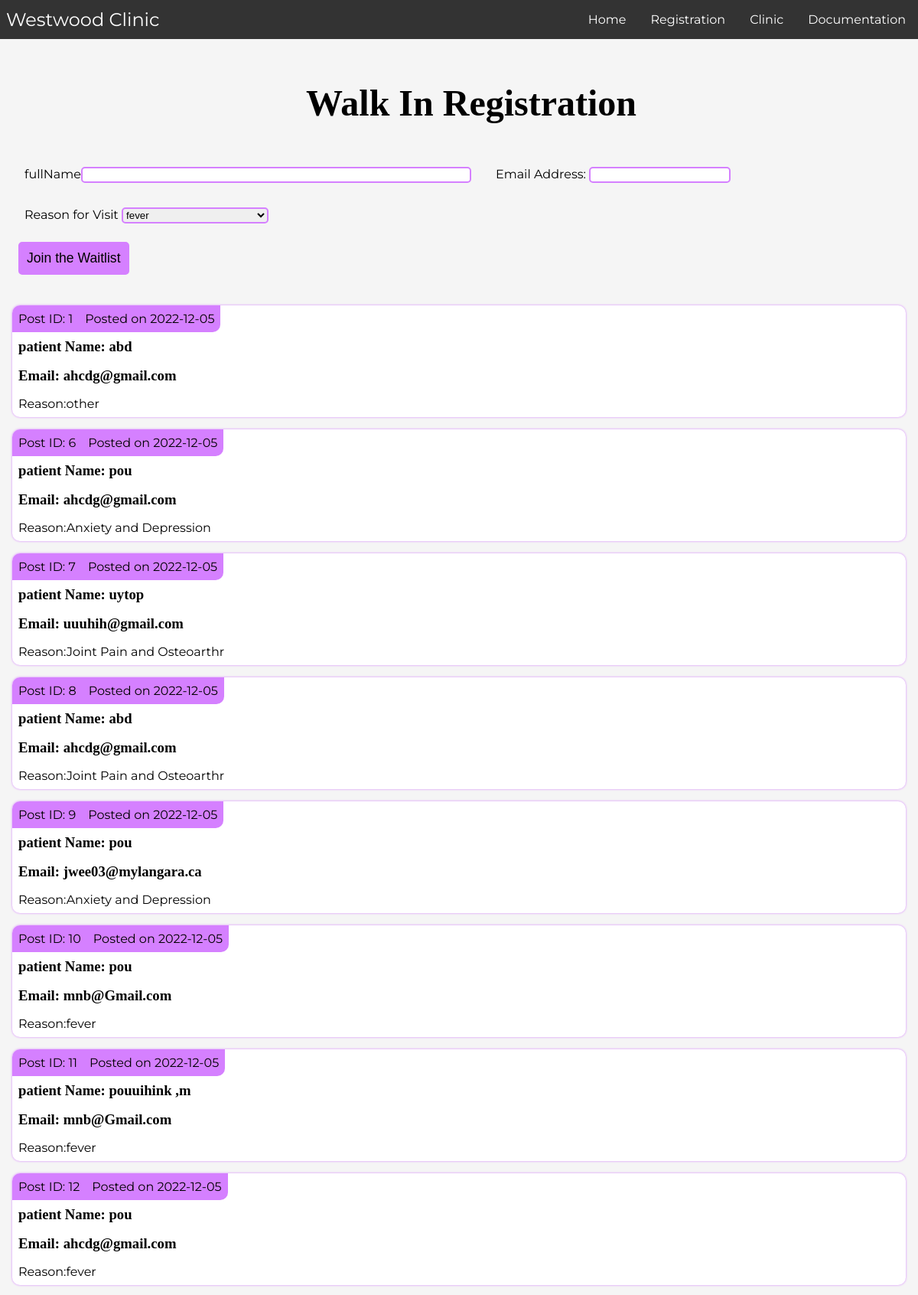
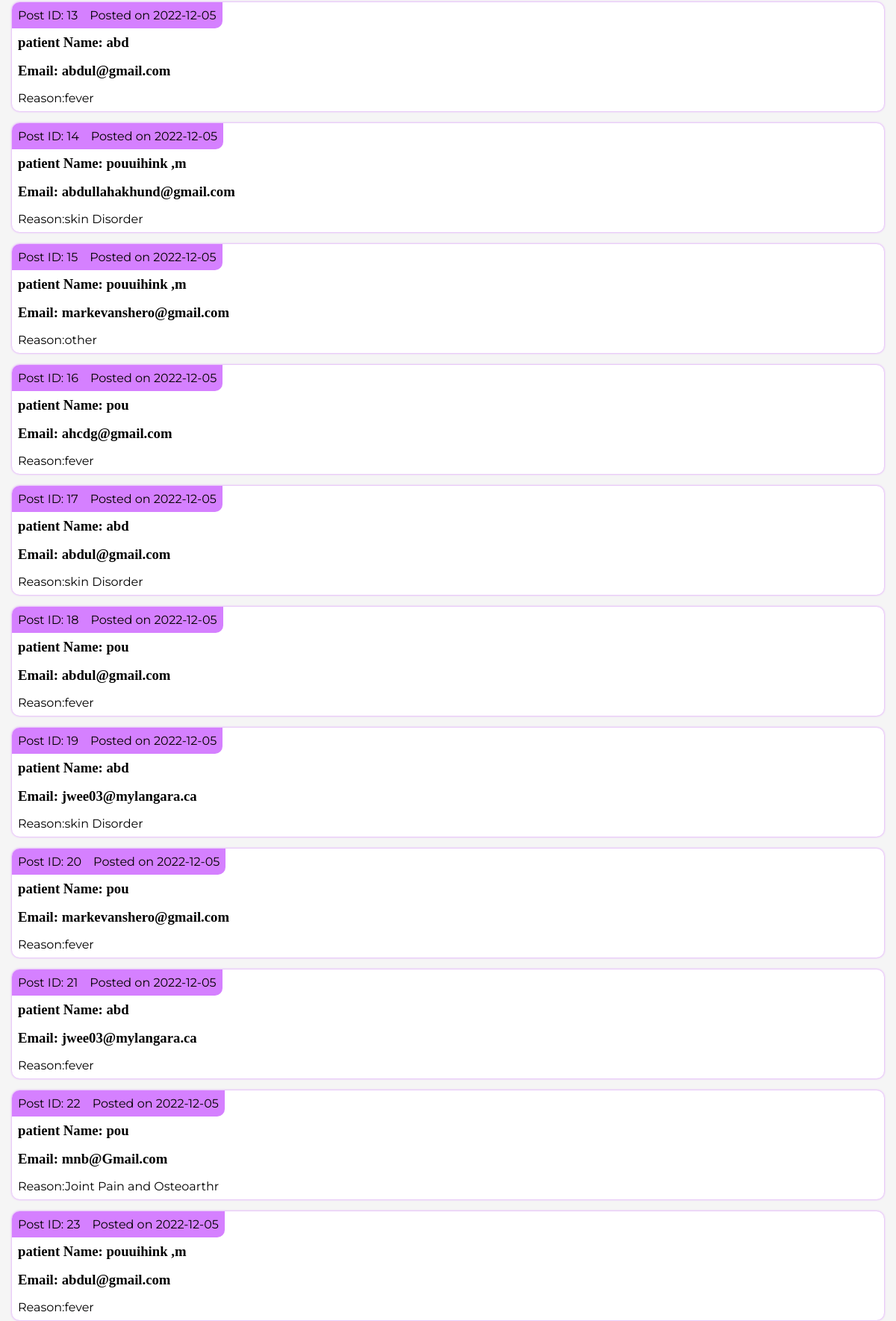
Page /walk.php (upper part) on the committed database (2 pictures, top to bottom).
### tables this page shows
CREATE TABLE `walk` (
  `ID` int(3) NOT NULL,
  `date` date NOT NULL,
  `fullName` varchar(250) NOT NULL,
  `email` varchar(255) NOT NULL,
  `reason` varchar(25) NOT NULL
);

### walk.php (called while the page is built, shortened)
<?php
$hello = [];
require_once 'database/database2.php';
get_posts();
include 'template/walk.php';
 ?>

### database/database2.php (called while the page is built, shortened)
<?php
function get_posts()
{
    global $pdo;
    global $hello;
    $sql = "SELECT * FROM walk ORDER BY ID ASC";
    $result = $pdo->query($sql);
    while ($row = $result->fetch()) {
        $hello[] = $row;
    }
}

### template/walk.php (the view, shortened to what this page needs)
<!DOCTYPE html>
<html>
<head>
    <link rel="stylesheet" href="index.css">
    <link rel="stylesheet" href="newstyle.css">
</head>
<body>
    <nav class="navbar">
        <div class="brand-title">Westwood Clinic</div>
        <div class="navbar-links">
            <ul>
                <li><a href="home.php">Home</a></li>
                <li><a href="../project20230/index.php" target="_self">Registration</a></li>
                <li><a href="../project20230/walk.php" target="_self">Clinic</a></li>
                <li><a href="../project20230/documentation.php">Documentation</a></li>
            </ul>
        </div>
    </nav>
    <div class="write-comment">
        <h2>Walk In Registration</h2>
        <form action="http://localhost/project20230/walk.php" method="post">
            <label>
                fullName
                <input type="text" name="fullName" required>
            </label>
            <label>
                Email Address:
                <input type="email" name="email" required>
            </label>
            <label>
                Reason for Visit
                <select name="reason">
                    <option value="fever">fever</option>
                </select>
            </label>
            <button type="submit" name="button">Join the Waitlist</button>
        </form>
    </div>
    <?php
    function the_comments()
    {
        global $hello;
        foreach ($hello as $result) {
            echo "<div class='comment'>";
            echo "<div class='ID'>Post ID: " . $result["ID"] . "</div>";
            echo "<div class='date'>Posted on " . $result["date"] . "</div>";
            echo "<h3> patient Name:  " . $result["fullName"] . "</h3>";
            echo "<h3> Email:  " . $result["email"] . "</h3>";
            echo "<div class='mood'>Reason:" . $result["reason"] . "</div>";
            echo "</div>";
        }
    }
    the_comments();
    ?>
</body>
</html>

### index.css (style rules this page uses)
* { box-sizing: border-box; }
body { margin: 0; background-color: black; background-image: url("images/background.jpg"); animation-name: backmove; animation-duration: 50s; animation-iteration-count: infinite; animation-timing-function:linear; }
.navbar { display: flex; justify-content: space-between; align-items: center; background-color: #333; color: white; }
.brand-title { font-size: 1.5rem; margin: 0.5rem; }
.navbar-links ul { margin: 0; padding: 0; display: flex; }
.navbar-links li { list-style-type: none; }
.navbar-links li a { text-decoration: none; color: white; padding: 1rem; display: block; }

### newstyle.css (style rules this page uses)
html { font-family: "Montserrat"; }
body { background-color: whitesmoke; max-width: 1200px; margin: 0 auto; }
h2 { font-family: 'Quattrocento', serif; color: black; font-weight: bold; text-align: center; font-size: 4rem; }
h3 { font-family: 'Quattrocento', serif; }
.write-comment { border: 10px white; padding: 1rem; border-radius: 10px; }
.write-comment h2 { font-size: 3rem; color: black; padding-left: 2rem; }
.comment { background-color: white; border-radius: 10px; margin: 1rem; box-shadow: 0px 0px 3px #d580ff; color: black; display: flex; flex-wrap: wrap; }
.comment>* { margin: .5rem; }
.comment h3, .comment-text { width: 100%; }
.ID, .date { background-color: #d580ff; margin: 0; padding: .5rem; }
.ID { border-radius: 10px 0 0 0; }
.date { border-radius: 0 0 10px 0; }
form { display: flex; flex-wrap: wrap; }
label { margin: 1rem; }
label:last-of-type { width: 100%; }
label:first-of-type { width: 50%; display: flex; }
label:first-of-type input { flex-grow: 1; }
button[type="submit"] { background-color: #d580ff; color: black; font-size: 1.1rem; padding: .5rem; border: 3px solid #d580ff; border-radius: 5px; margin: .5rem; }
textarea, input, select { border: 2px solid #d580ff; border-radius: 5px; }

### rows in the picture
walk: ID "1", date "2022-12-05", fullName "abd", email "ahcdg@gmail.com", reason "other"
walk: ID "6", date "2022-12-05", fullName "pou", email "ahcdg@gmail.com", reason "Anxiety and Depression"
walk: ID "7", date "2022-12-05", fullName "uytop", email "uuuhih@gmail.com", reason "Joint Pain and Osteoarthr"
walk: ID "8", date "2022-12-05", fullName "abd", email "ahcdg@gmail.com", reason "Joint Pain and Osteoarthr"
walk: ID "9", date "2022-12-05", fullName "pou", email "jwee03@mylangara.ca", reason "Anxiety and Depression"
walk: ID "10", date "2022-12-05", fullName "pou", email "mnb@Gmail.com", reason "fever"
walk: ID "11", date "2022-12-05", fullName "pouuihink ,m", email "mnb@Gmail.com", reason "fever"
walk: ID "12", date "2022-12-05", fullName "pou", email "ahcdg@gmail.com", reason "fever"
walk: ID "13", date "2022-12-05", fullName "abd", email "abdul@gmail.com", reason "fever"
walk: ID "14", date "2022-12-05", fullName "pouuihink ,m", email "abdullahakhund@gmail.com", reason "skin Disorder"
walk: ID "15", date "2022-12-05", fullName "pouuihink ,m", email "markevanshero@gmail.com", reason "other"
walk: ID "16", date "2022-12-05", fullName "pou", email "ahcdg@gmail.com", reason "fever"
walk: ID "17", date "2022-12-05", fullName "abd", email "abdul@gmail.com", reason "skin Disorder"
walk: ID "18", date "2022-12-05", fullName "pou", email "abdul@gmail.com", reason "fever"
walk: ID "19", date "2022-12-05", fullName "abd", email "jwee03@mylangara.ca", reason "skin Disorder"
walk: ID "20", date "2022-12-05", fullName "pou", email "markevanshero@gmail.com", reason "fever"
walk: ID "21", date "2022-12-05", fullName "abd", email "jwee03@mylangara.ca", reason "fever"
walk: ID "22", date "2022-12-05", fullName "pou", email "mnb@Gmail.com", reason "Joint Pain and Osteoarthr"
walk: ID "23", date "2022-12-05", fullName "pouuihink ,m", email "abdul@gmail.com", reason "fever"
